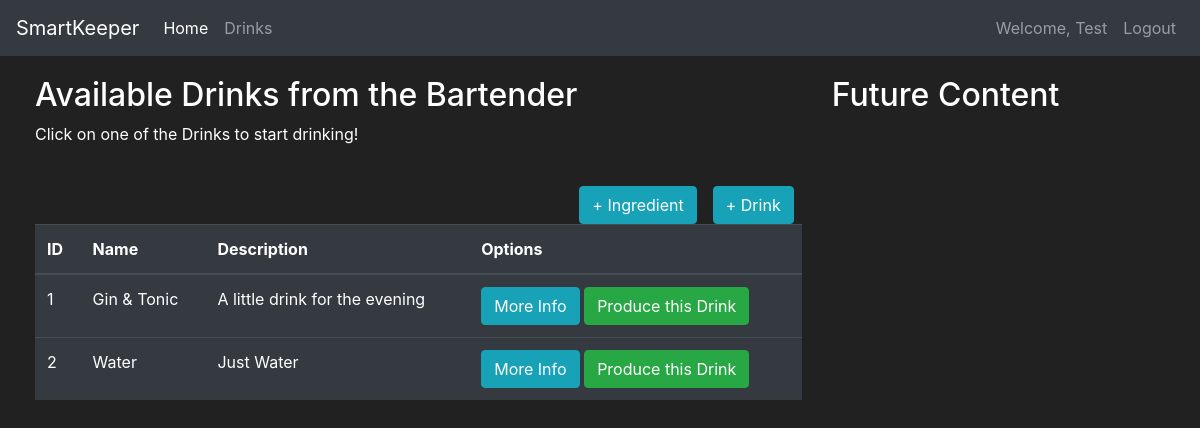
Before: /drinks (signed in) with the older database file.
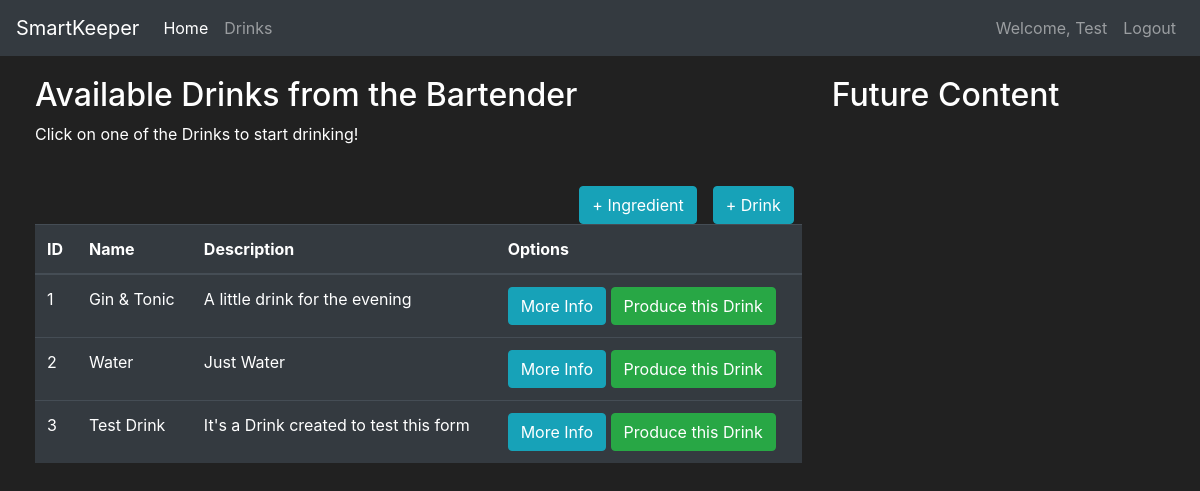
After: the same page with the newer database file.
### drinks/models.py (models this page shows, shortened)
class User(db.Model, UserMixin):
    id = db.Column(db.Integer(), primary_key=True)
    username = db.Column(db.String(length=30), nullable=False, unique=True)
    email_address = db.Column(db.String(length=50), nullable=False, unique=True)
    password_hash = db.Column(db.String(length=60), nullable=False)
    @property
    def password(self):
        return self.password

class Drink(db.Model):
    id = db.Column(db.Integer(), primary_key=True)
    name = db.Column(db.String(length=30), nullable=False, unique=True)
    description = db.Column(db.String(length=1024), nullable=False)
    mapping = db.relationship("Map", backref="drink", lazy=True)

### drinks/routes.py (the view, shortened to what this page needs)
@app.route("/drinks", methods=["GET", "POST"])
@login_required
def drinks_page():
    mix_form = MixDrinkForm()
    addIngredient_form = AddIngredientForm()
    _list = db.session.query(Ingredient.name).all()
    list = [value for value, in _list]
    addDrink_form = AddDrinkForm()
    addDrink_form.ingredientChoice_1.choices = list
    if request.method == "GET":
        drinks = Drink.query.order_by(Drink.id.asc()).all()
        list = db.session.query(Drink, Ingredient, Map).filter(Drink.id == Map.drinkID).filter(Map.ingredientID == Ingredient.id).order_by(Drink.id.asc()).all()
        return render_template("drinks.html", list=list, drinks=drinks, mix_form=mix_form, addDrink_form=addDrink_form, addIngredient_form=addIngredient_form)

### drinks/models.py (called while the page is built)
@login_manager.user_loader
def load_user(user_id):
    return User.query.get(int(user_id))

### drinks/templates/drinks.html (shortened to what this page needs)
{% extends 'base.html' %}
{% block content %}
<div class="row" style="margin-top:20px; margin-left:20px">
  <div class="col-8">
    <h2>Available Drinks from the Bartender</h2>
    <p>Click on one of the Drinks to start drinking!</p>
    <br>
    <button class="btn btn-outline btn-info mx-2" data-toggle="modal" data-target="#Modal-AddingDrink" style="float: right;">
      <span aria-hidden="true">&#43; Drink</span>
    </button>
    <button class="btn btn-outline btn-info mx-2" data-toggle="modal" data-target="#Modal-AddingIngredient" style="float: right;">
      <span aria-hidden="true">&#43; Ingredient</span>
    </button>
    <table class="table table-hover table-dark">
      <thead>
        <tr>
          <th scope="col">ID</th>
          <th scope="col">Name</th>
          <th scope="col">Description</th>
          <th scope="col">Options</th>
        </tr>
      </thead>
      <tbody>
        {% for drink in drinks %}
        <tr>
          <td>{{ drink.id }}</td>
          <td>{{ drink.name }}</td>
          <td>{{ drink.description }}</td>
          <td>
            <button class="btn btn-outline btn-info" data-toggle="modal"
              data-target="#Modal-MoreInfo-{{ drink.id }}">More Info</button>
            <button class="btn btn-outline btn-success" data-toggle="modal"
              data-target="#Modal-PurchaseConfirm-{{ drink.id }}">Produce this Drink</button>
          </td>
        </tr>
        {% endfor %}
      </tbody>
    </table>
  </div>
  <div class="col-4">
    <h2>Future Content</h2>
    <br>
    <br>
  </div>
</div>
{% endblock %}

### drinks/templates/base.html (shortened to what this page needs)
<!doctype html>
<html lang="en">
   <head>
      <link rel="stylesheet" href="https://cdn.jsdelivr.net/npm/bootstrap@4.5.3/dist/css/bootstrap.min.css">
   </head>
   <body>
      <nav class="navbar navbar-expand-md navbar-dark bg-dark">
        <a class="navbar-brand" href="{{ url_for('home_page') }}">SmartKeeper</a>
        <div class="collapse navbar-collapse" id="navbarNav">
            <ul class="navbar-nav mr-auto">
                <li class="nav-item active">
                    <a class="nav-link" href="{{ url_for('home_page') }}">Home <span class="sr-only">(current)</span></a>
                </li>
                <li class="nav-item">
                    <a class="nav-link" href="{{ url_for('drinks_page') }}">Drinks</a>
                </li>
            </ul>
                {% if current_user.is_authenticated %}
                    <ul class="navbar-nav">
                        <li class="nav-item">
                            <a class="nav-link">Welcome, {{ current_user.username }}</a>
                        </li>
                        <li class="nav-item">
                            <a class="nav-link" href="{{ url_for('logout_page') }}">Logout</a>
                        </li>
                    </ul>
                {% endif %}
        </div>
      </nav>
      {% block content %}
      {% endblock %}
   </body>
</html>

### drinks/templates/includes/drink_modals.html (style rules this page uses)
a { text-align: center; }

### drinks/templates/base.html (style rules this page uses)
body { background-color: #212121; color: white }

Changed rows visible on the page:
added Drink: id "3", name "Test Drink", description "It's a Drink created to test this form"
